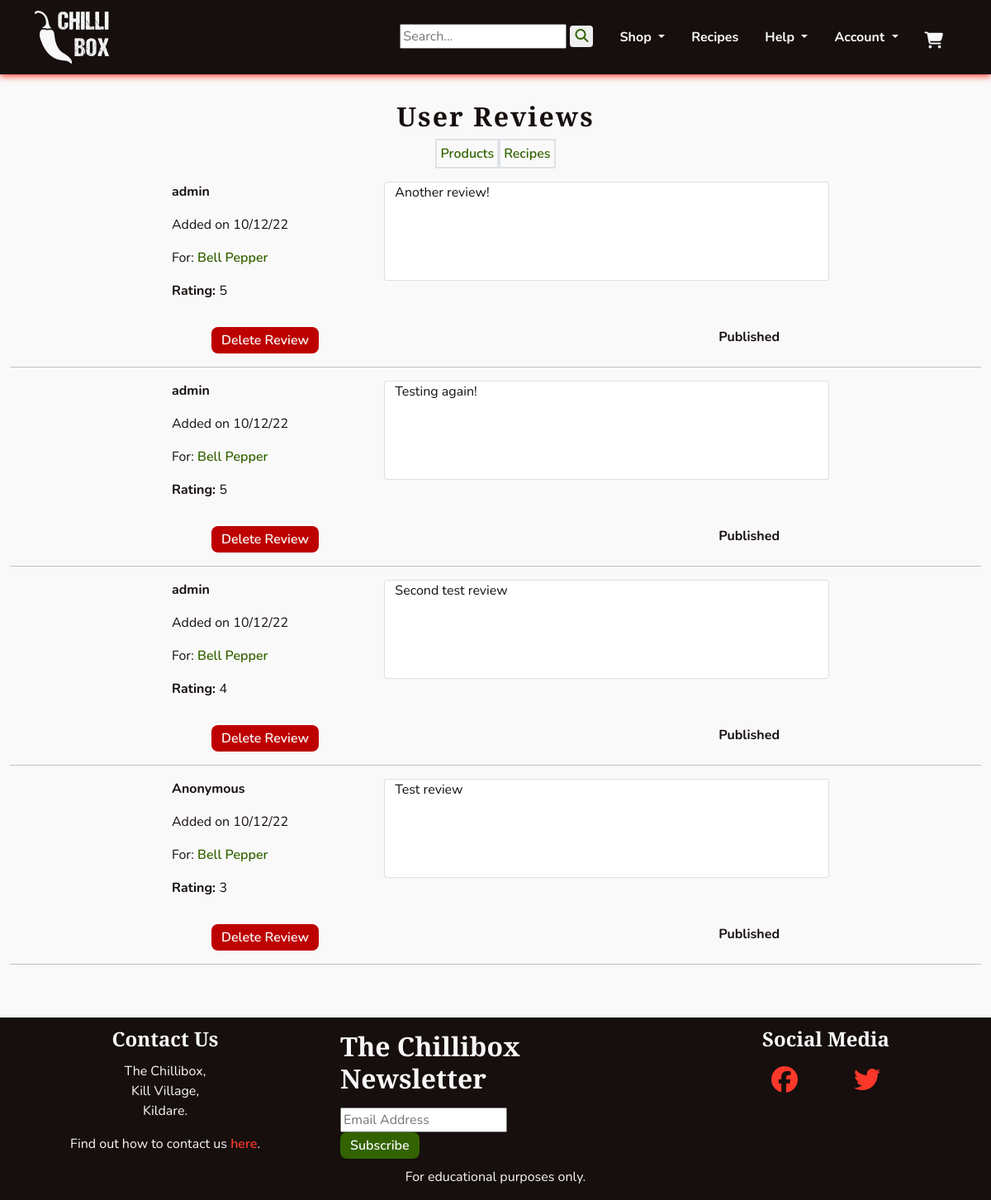
Page /management/user_reviews/ (signed in) on the earlier database version.
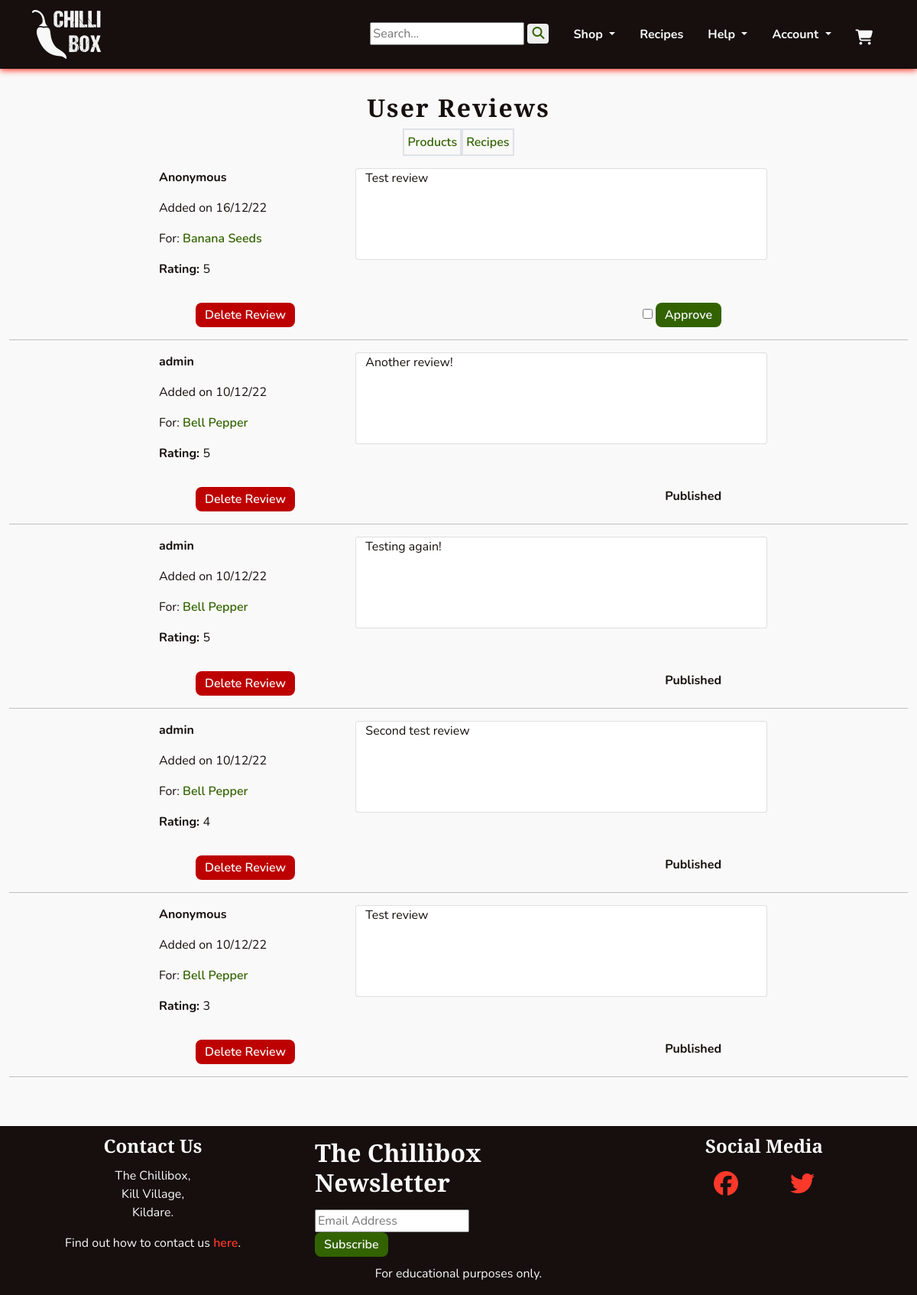
Same page on the later database version.
### profiles/models.py (models this page shows, shortened)
class Reviews(models.Model):
    reviewer = models.ForeignKey(UserProfile, on_delete=models.SET_NULL,
                                 null=True, blank=True)
    product = models.ForeignKey(Product, on_delete=models.CASCADE,
                                related_name='reviews')
    content = models.TextField()
    rating = models.PositiveIntegerField()
    added_on = models.DateTimeField(auto_now_add=True)
    last_edited = models.DateField(auto_now=True)
    approved = models.BooleanField(default=False)

class UserProfile(models.Model):
    user = models.OneToOneField(User, on_delete=models.CASCADE)
    first_name = models.CharField(max_length=40, null=True, blank=True)
    last_name = models.CharField(max_length=80, null=True, blank=True)
    display_name = models.CharField(max_length=40, null=True, blank=True)
    phone_number = models.CharField(max_length=20, null=True, blank=True)
    street_address1 = models.CharField(max_length=80, null=True, blank=True)
    street_address2 = models.CharField(max_length=80, null=True, blank=True)
    town_or_city = models.CharField(max_length=40, null=True, blank=True)
    county = models.CharField(max_length=80, null=True, blank=True)
    country = CountryField(blank_label='Country', null=True, blank=True)
    postcode = models.CharField(max_length=20, null=True, blank=True)
    class Meta:
        verbose_name_plural = "User Profiles"
    def __str__(self):
        return self.display_name

### products/models.py (models this page shows, shortened)
class Product(models.Model):
    category = models.ForeignKey(Category, on_delete=models.SET_NULL,
                                 null=True, blank=True, related_name='product')
    subcategory = models.CharField(max_length=8, choices=SUBCATEGORIES,
                                   blank=True)
    name = models.CharField(max_length=255)
    slug = models.SlugField()
    description = models.TextField(null=True, blank=True,
                                   help_text='Include a description for the \
                                   product\'s page.')
    excerpt = models.TextField(null=True, blank=True, help_text='Include a \
                               brief summary of the product.')
    ingredients = models.CharField(max_length=140, null=True, blank=True,
                                   help_text='For sauces, please include the \
                                   ingredients.')
    growth_time = models.CharField(max_length=140, null=True, blank=True,
                                   help_text='For seeds, please include the \
                                   growth time to maturity.')
    heat_level = models.CharField(max_length=140, null=True, blank=True,
                                  help_text='In scovilles or more generally \
                                  (eg \'hot\') where appropriate.')
    box_contents = models.ManyToManyField('self', blank=True, help_text='Add \
                                          products for seed and sauce boxes.')
    image = models.ImageField(upload_to='uploads/', null=True, blank=True)
    thumbnail = models.ImageField(upload_to='uploads/', null=True, blank=True,
                                  help_text='If not added, will be \
                                  auto-generated from image.')
    added_on = models.DateField(auto_now_add=True)
    class Meta:
        ordering = ('name',)
        get_latest_by = ('added_on',)
    def __str__(self):
        return self.name

### management/views.py (the view)
# urls.py: path('user_reviews/', views.ReviewDashboard.as_view(),
class ReviewDashboard(StaffRequiredMixin, View):
    def get(self, request):
        reviews = Reviews.objects.all().order_by('-added_on')
        template_name = 'management/user_reviews.html'
        context = {
            'reviews': reviews,
        }
        return render(request, template_name, context)

### management/mixins.py (called while the page is built)
    def test_func(self):
        return self.request.user.is_staff

### management/templates/management/user_reviews.html (shortened to what this page needs)
{% extends 'base.html' %}
{% block content %}
<section class="col">
    <div class="text-center">
        <h1 class="headings mb-2">User Reviews</h1>
        <div class="d-flex flex-row justify-content-center">
            <div class="border border-2 p-1">
                <a class="chilli-link" href="{% url 'management:dashboard' %}">Products</a>
            </div>
            <div class="border border-2 p-1">
                <a class="chilli-link" href="{% url 'management:recipes' %}">Recipes</a>
            </div>
        </div>
    </div>
    <div>
        {% for review in reviews %}
        <div class="col-sm-8 mx-auto my-3">
            <div class="row">
                <div class="col-sm-4">
                    <p><strong>
                        {% if review.reviewer is not None %}
                            {{ review.reviewer }}
                        {% else %}
                            Anonymous
                        {% endif %}
                    </strong></p>
                    <p>Added on {{ review.added_on|date:'d/m/y' }}</p>
                    <p>For: <a class="chilli-link" href="{% url 'products:product' review.product.slug %}">{{ review.product }}</a></p>
                </div>
                <div class="card col-sm-8">
                    {{ review.content }}
                </div>
                <div>
                    <p><strong>Rating: </strong>{{ review.rating }}</p>
                </div>
            </div>
            <div class="d-flex flex-row justify-content-between my-3 mx-sm-5">
                <a class="chilli-btn chilli-dngr" href="{% url 'management:remove_review' review.pk %}">Delete Review</a>
                {% if review.approved %}
                <span><strong>Published</strong></span>
                {% else %}
                <form action="{% url 'management:approve_review' review.pk %}" method="POST">
                    <input type="checkbox">
                    <button type="submit" class="chilli-btn chilli-go">Approve</button>
                </form>
                {% endif %}
            </div>
        </div>
        <hr>
        {% endfor %}
    </div>
</section>
{% endblock %}

### templates/base.html (shortened to what this page needs)
{% load static %}
<!DOCTYPE html>
<html lang="en">
    <head>
        <link href="https://cdn.jsdelivr.net/npm/bootstrap@5.1.3/dist/css/bootstrap.min.css" rel="stylesheet">
        <link href="//cdn-images.mailchimp.com/embedcode/classic-071822.css" rel="stylesheet" type="text/css">
        <link rel="stylesheet" href="{% static 'css/style.css' %}">
    </head>
    <body class="d-flex flex-column h-100">
        {% include 'includes/header.html' %}
        <main class="container-fluid mb-5">
            {% block content %}
            {% endblock content %}
        </main>
        {% include 'includes/footer.html' %}
    </body>
</html>

### templates/includes/header.html (shortened to what this page needs)
{% load static %}
<header>
    <nav id="navbar" class="navbar navbar-expand-lg">
        <div class="container-sm d-flex justify-content-between">
            <a class="navbar-brand" href="{% url 'home:index' %}" aria-label="Go to home page"><img width="90"
                    height="64" src="{% static 'images/chilli-logo-white.png' %}" alt="The Chillibox Logo"></a>
            <div class="collapse navbar-collapse" id="navbarSupportedContent">
                <ul class="navbar-nav ms-auto mb-2 mb-lg-0">
                    <li class="nav-item m-2 px-2">
                        <form action="{% url 'products:search_results' %}" method="GET">
                            <input name="q" type="text" placeholder="Search...">
                            <button type="submit" class="chilli-link rounded"><i class="fa-solid fa-magnifying-glass"></i></button>
                        </form>
                    </li>
                    <li class="nav-item dropdown">
                        <a class="navbar-links dropdown-toggle" href="#" role="button" data-bs-toggle="dropdown"
                            aria-expanded="false">
                            Shop
                        </a>
                    </li>
                    <li class="nav-item">
                        <a class="navbar-links" href="{% url 'recipes:recipes_list' %}">Recipes</a>
                    </li>
                    <li class="nav-item dropdown">
                        <a class="navbar-links dropdown-toggle" href="#" role="button" data-bs-toggle="dropdown"
                            aria-expanded="false">
                            Help
                        </a>
                    </li>
                    <li class="nav-item dropdown">
                        <a class="navbar-links dropdown-toggle" href="#" role="button" data-bs-toggle="dropdown"
                            aria-expanded="false">
                            Account
                        </a>
                    </li>
                </ul>
                <a class="navbar-links pb-0 mb-0" data-bs-toggle="offcanvas" href="#theCart" role="button"
                    aria-controls="offcanvasExample">
                    <i class="fa-solid fa-cart-shopping big">
                    </i>
                </a>
            </div>
        </div>
    </nav>
</header>

### cart/templates/cart/cart_canvas.html (shortened to what this page needs)
{% load static %}

### templates/includes/footer.html (shortened to what this page needs)
<footer class="footer mt-auto">
    <div class="container-fluid">
        <div class="row">
            <div class="col-md-4 text-center">
                <h2 class="footer-headings">Contact Us</h2>
                <p>
                    The Chillibox,<br>
                    Kill Village,<br>
                    Kildare.
                </p>
                <p>
                    Find out how to contact us <a class="chilli-link-alt" href="{% url 'home:contact' %}">here</a>.
                </p>
            </div>
            <div class="col-md-4">
                <link href="//cdn-images.mailchimp.com/embedcode/classic-071822.css" rel="stylesheet" type="text/css">
                <div id="mc_embed_signup">
                    <form
                        action="https://gmail.us18.list-manage.com/subscribe/post?u=a555a78c1c0e0713634b8751c&amp;id=1946d67f26&amp;f_id=007527e7f0"
                        method="post" id="mc-embedded-subscribe-form" name="mc-embedded-subscribe-form" class="validate"
                        target="_blank" novalidate>
                        <div id="mc_embed_signup_scroll">
                            <h2>The Chillibox Newsletter</h2>
                            <div class="mc-field-group text-contain my-0">
                                <input type="email" value="" name="EMAIL" class="required email" id="mce-EMAIL" placeholder="Email Address"
                                    required>
                            </div>
                            <div class="optionalParent">
                                <div>
                                    <input type="submit" value="Subscribe" name="subscribe" id="mc-embedded-subscribe"
                                        class="chilli-btn chilli-go border-0">
                                </div>
                            </div>
                        </div>
                    </form>
                </div>
            </div>
            <div class="col-md-4 text-center">
                <h2 class="footer-headings">Social Media</h2>
                <p>
                    <a class="chilli-link-alt footer-socials" href="https://facebook.com" target="_blank" rel="noopener"
                        aria-label="Find us on Facebook (opens in new tab)"><i class="fa-brands fa-facebook"></i></a>
                    <a class="chilli-link-alt footer-socials" href="https://twitter.com" target="_blank" rel="noopener"
                        aria-label="Find us on Twitter (opens in new tab)"><i class="fa-brands fa-twitter"></i></a>
                </p>
            </div>
        </div>
        <div class="row text-center">
            <p>For educational purposes only.</p>
        </div>
    </div>
</footer>

### static/css/style.css (style rules this page uses)
:root { --site-white: #faf9f9; --site-black: #160f0e; --site-grey: #6b6363; --site-red: #fc382a; --site-dark-red:#bd0000; --site-green: #568729; --site-dark-green: #326300; --site-text-bg: rgba(49, 99, 0, 0.2); --site-car-bg: rgba(245, 241, 238, 0.61); }
html { height: 100%; }
section { max-width: 2550px; }
body { font-family: "Nunito", sans-serif; color: var(--site-black); font-size: 1rem; background: var(--site-white); }
h1, h2, h3, h4 { font-family: "Merriweather Sans", "Nunito", sans-serif; font-weight: 900; margin-top: 0.5em; margin-bottom: 0.5em; }
.headings { font-size: 2rem; letter-spacing: 2px; margin: 1em 0; }
.big { font-size: 1.25rem; }
.text-contain { max-width: 500px; margin: 2em auto; }
button { border: none; }
ul { padding: 0; }
li { list-style: none; }
a { text-decoration: none; }
.navbar-links { cursor: pointer; display: inline-block; padding: 0.25rem 0.5rem; color: var(--site-white); font-weight: 700; margin: 0.5em; transition: all 0.8s linear; }
.chilli-link { font-weight: 600; color: var(--site-dark-green); transition: all 0.2s linear; }
.chilli-link-alt { font-weight: 600; color: var(--site-red); transition: all 0.2s linear; }
.chilli-btn { padding: 0.25em 0.75em; font-weight: 600; color: var(--site-white); background-color: var(--site-black); border-radius: 8px; transition: all 0.2s linear; }
.chilli-dngr { background-color: var(--site-dark-red); }
.chilli-go { background-color: var(--site-dark-green); }
#navbar { background-color: var(--site-black); color: var(--site-white); box-shadow: 0 2px 8px 0 var(--site-red); }
footer { background-color: var(--site-black); color: var(--site-white); }
.footer-headings { font-size: 1.5em; }
.footer-socials { font-size: 2em; padding: 0 1em; }
#mc_embed_signup { clear: left; }

Differences in the rows shown:
added Reviews: shows "Anonymous", added_on "16/12/22", product "Banana Seeds", content "Test review", rating "5"
